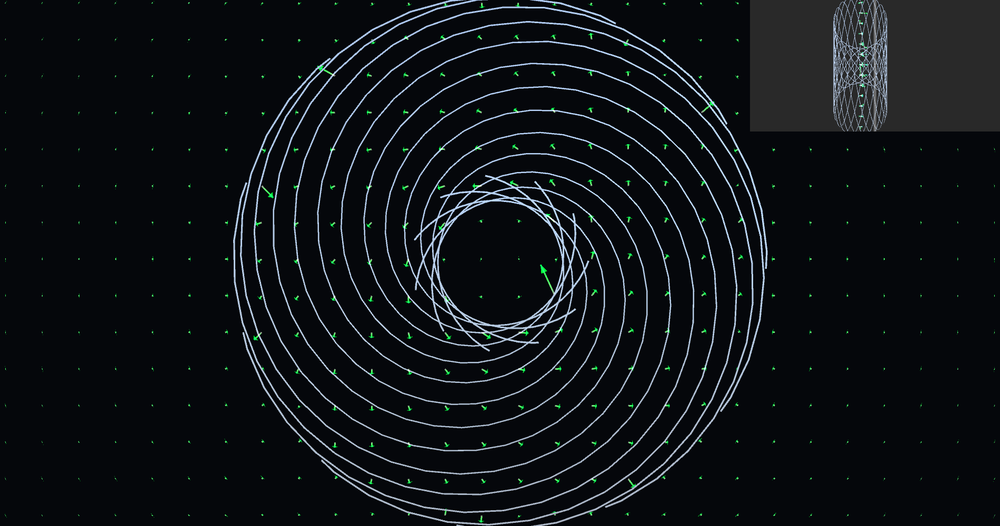
#> input picture image_2/GifCreater/test/1.png, 1000 x 526 px, shrunk from 1900 x 1000 before the run; its folder holds 3 pictures in this run
$ python gif_creater.py
#> lines starting #> are read from the running program, lines starting #| are printed output that depends on the picture
from images2gif import writeGif
from PIL import Image
import os
import imageio

if os.path.exists("GIF"):
    for file in os.listdir("GIF/"):
        if len(file.partition(".")[1]) != 0:
            os.remove("GIF/"+file)
        else:
            os.rmdir("GIF/"+file)
    os.rmdir("GIF")

l = os.listdir(".")
res = l.copy()
for s in l:
    if len(s.partition(".")[1]) != 0:
        res.remove(s)
l = res.copy()
os.mkdir("GIF")
i=0;
n=len(l)
for dir in l:
    l2 = os.listdir(dir+"/")
    frames = [imageio.imread(dir+"/"+im) for im in l2]
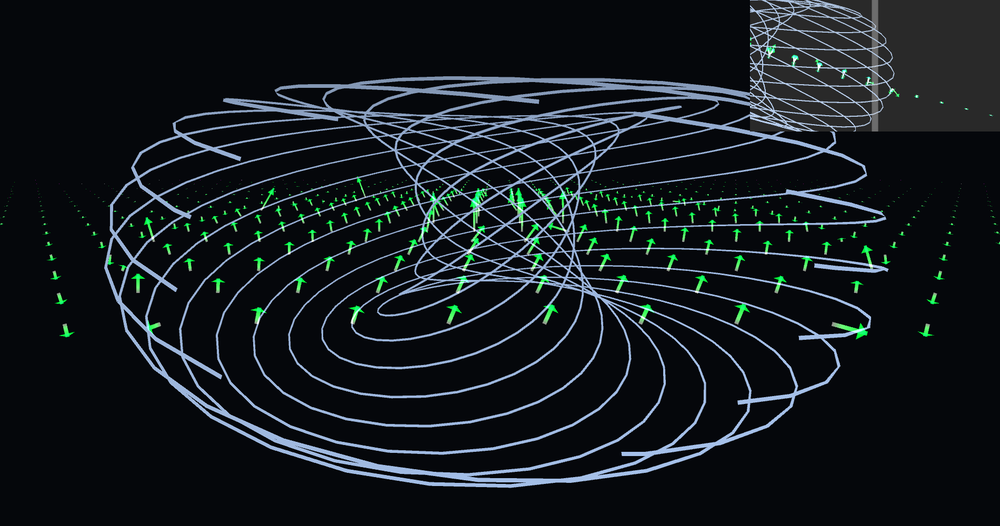
#> input picture image_2/GifCreater/test/2.png, 1000 x 526 px, shrunk from 1900 x 1000 before the run
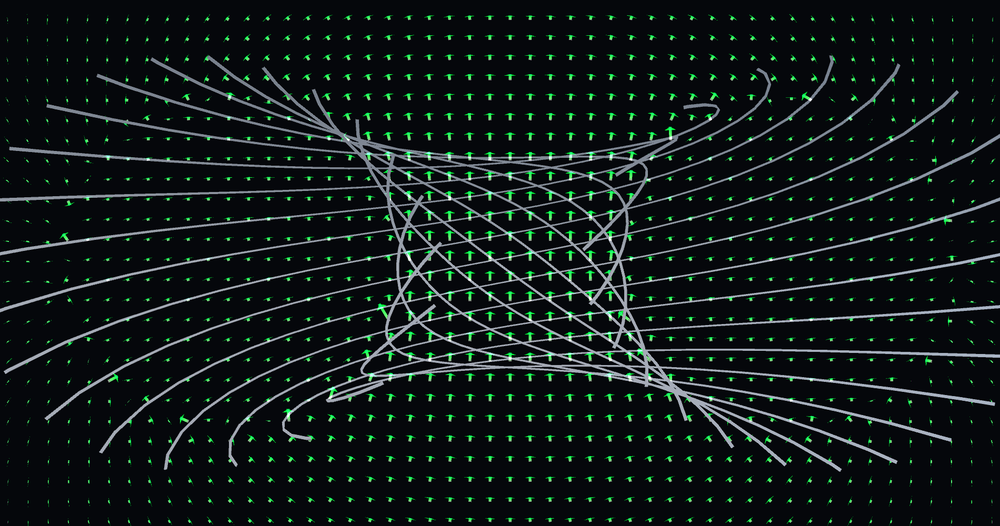
#> input picture image_2/GifCreater/test/3.png, 1000 x 526 px, shrunk from 1900 x 1000 before the run
#> frames = 3 items
    name_of_file = "GIF/"+dir+".gif"#
    k = {'duration':0.1}
    print(name_of_file+"("+str(i)+"/"+str(n)+")")
    i=i+1
    imageio.mimsave(name_of_file,frames,'GIF',**k)
